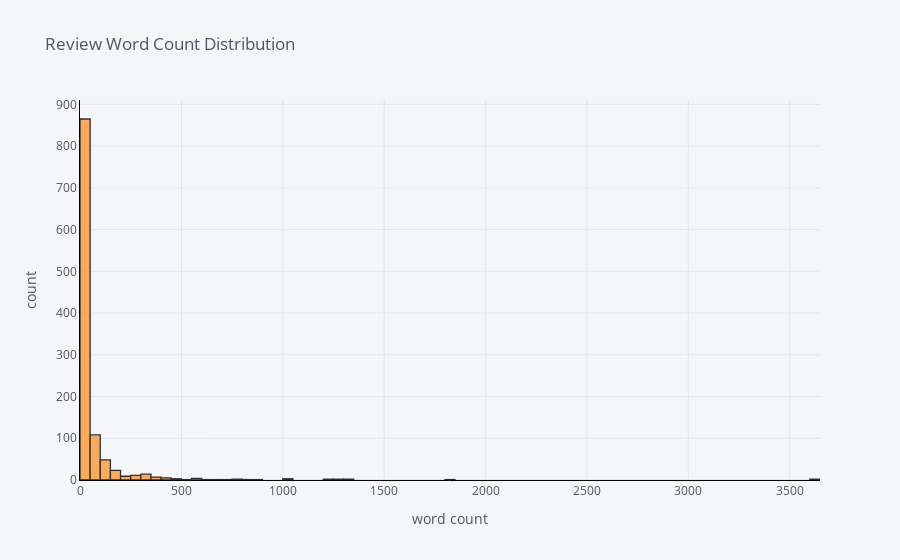

This figure's notebook cell:
### Markdown cell above
### Word count of body

### Code cell
word_count = topics_data['body'].apply(lambda x: len(str(x).split()))
word_count.iplot(
    kind='hist',
    bins=100,
    xTitle='word count',
    linecolor='black',
    yTitle='count',
    title='Review Word Count Distribution')

### Figure 1 — Plotly figure (JSON) as saved in the notebook; plotly's stock layout.template omitted (floating-point values rounded to 4 significant figures; data arrays with more than 128 entries replaced by an {"elided": "..."} marker saying what was removed)
{"data": [{"histfunc": "count", "histnorm": "", "marker": {"color": "rgba(255, 153, 51, 1.0)", "line": {"color": "#000000", "width": 1.3}}, "name": "body", "nbinsx": 100, "opacity": 0.8, "orientation": "v", "type": "histogram", "x": {"elided": "1117 int values"}}], "layout": {"barmode": "overlay", "legend": {"bgcolor": "#F5F6F9", "font": {"color": "#4D5663"}}, "paper_bgcolor": "#F5F6F9", "plot_bgcolor": "#F5F6F9", "title": {"font": {"color": "#4D5663"}, "text": "Review Word Count Distribution"}, "xaxis": {"gridcolor": "#E1E5ED", "linecolor": "black", "showgrid": true, "tickfont": {"color": "#4D5663"}, "title": {"font": {"color": "#4D5663"}, "text": "word count"}, "zerolinecolor": "#E1E5ED"}, "yaxis": {"gridcolor": "#E1E5ED", "linecolor": "black", "showgrid": true, "tickfont": {"color": "#4D5663"}, "title": {"font": {"color": "#4D5663"}, "text": "count"}, "zerolinecolor": "#E1E5ED"}}}
